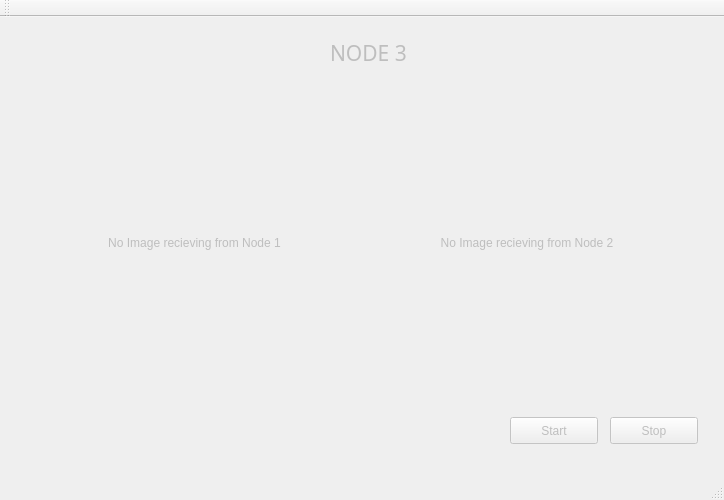
<?xml version="1.0" encoding="UTF-8"?>
<ui version="4.0">
 <class>Node3</class>
 <widget class="QMainWindow" name="Node3">
  <property name="enabled">
   <bool>false</bool>
  </property>
  <property name="geometry">
   <rect>
    <x>0</x>
    <y>0</y>
    <width>724</width>
    <height>500</height>
   </rect>
  </property>
  <property name="windowTitle">
   <string>MainWindow</string>
  </property>
  <widget class="QWidget" name="centralWidget">
   <widget class="QPushButton" name="pushButton">
    <property name="geometry">
     <rect>
      <x>510</x>
      <y>400</y>
      <width>88</width>
      <height>27</height>
     </rect>
    </property>
    <property name="text">
     <string>Start</string>
    </property>
   </widget>
   <widget class="QPushButton" name="pushButton_2">
    <property name="geometry">
     <rect>
      <x>610</x>
      <y>400</y>
      <width>88</width>
      <height>27</height>
     </rect>
    </property>
    <property name="text">
     <string>Stop</string>
    </property>
   </widget>
   <widget class="QLabel" name="label">
    <property name="geometry">
     <rect>
      <x>330</x>
      <y>20</y>
      <width>91</width>
      <height>31</height>
     </rect>
    </property>
    <property name="font">
     <font>
      <family>Sans Serif</family>
      <pointsize>16</pointsize>
     </font>
    </property>
    <property name="text">
     <string>NODE 3</string>
    </property>
   </widget>
   <widget class="QWidget" name="horizontalLayoutWidget">
    <property name="geometry">
     <rect>
      <x>20</x>
      <y>60</y>
      <width>681</width>
      <height>331</height>
     </rect>
    </property>
    <layout class="QHBoxLayout" name="horizontalLayout">
     <item>
      <widget class="QLabel" name="label_node1">
       <property name="sizePolicy">
        <sizepolicy hsizetype="Fixed" vsizetype="Fixed">
         <horstretch>0</horstretch>
         <verstretch>0</verstretch>
        </sizepolicy>
       </property>
       <property name="maximumSize">
        <size>
         <width>337</width>
         <height>337</height>
        </size>
       </property>
       <property name="text">
        <string>No Image recieving from Node 1</string>
       </property>
       <property name="scaledContents">
        <bool>false</bool>
       </property>
       <property name="alignment">
        <set>Qt::AlignCenter</set>
       </property>
      </widget>
     </item>
     <item>
      <widget class="QLabel" name="label_node2">
       <property name="sizePolicy">
        <sizepolicy hsizetype="Fixed" vsizetype="Fixed">
         <horstretch>0</horstretch>
         <verstretch>0</verstretch>
        </sizepolicy>
       </property>
       <property name="maximumSize">
        <size>
         <width>337</width>
         <height>337</height>
        </size>
       </property>
       <property name="text">
        <string>No Image recieving from Node 2</string>
       </property>
       <property name="alignment">
        <set>Qt::AlignCenter</set>
       </property>
      </widget>
     </item>
    </layout>
   </widget>
  </widget>
  <widget class="QMenuBar" name="menuBar">
   <property name="geometry">
    <rect>
     <x>0</x>
     <y>0</y>
     <width>724</width>
     <height>22</height>
    </rect>
   </property>
  </widget>
  <widget class="QToolBar" name="mainToolBar">
   <attribute name="toolBarArea">
    <enum>TopToolBarArea</enum>
   </attribute>
   <attribute name="toolBarBreak">
    <bool>false</bool>
   </attribute>
  </widget>
  <widget class="QStatusBar" name="statusBar"/>
 </widget>
 <layoutdefault spacing="6" margin="11"/>
 <resources/>
 <connections/>
</ui>
